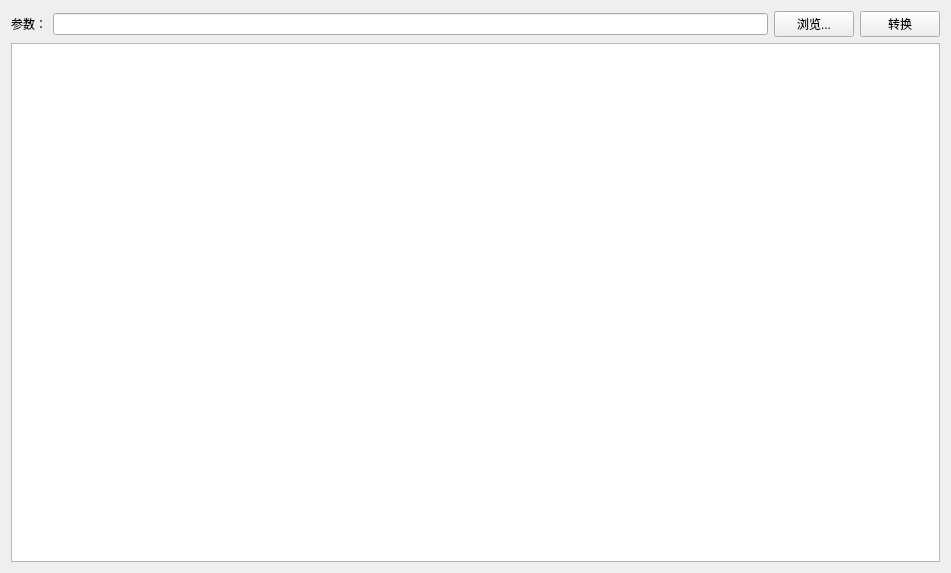
<?xml version="1.0" encoding="UTF-8"?>
<ui version="4.0">
 <class>Widget</class>
 <widget class="QWidget" name="Widget">
  <property name="geometry">
   <rect>
    <x>0</x>
    <y>0</y>
    <width>951</width>
    <height>573</height>
   </rect>
  </property>
  <property name="windowTitle">
   <string>Widget</string>
  </property>
  <layout class="QVBoxLayout" name="verticalLayout">
   <item>
    <layout class="QHBoxLayout" name="horizontalLayout_2">
     <item>
      <widget class="QLabel" name="label_2">
       <property name="text">
        <string>参数：</string>
       </property>
      </widget>
     </item>
     <item>
      <widget class="QLineEdit" name="lineEdit_2"/>
     </item>
     <item>
      <widget class="QPushButton" name="pushButton">
       <property name="text">
        <string>浏览...</string>
       </property>
      </widget>
     </item>
     <item>
      <widget class="QPushButton" name="pushButton_2">
       <property name="text">
        <string>转换</string>
       </property>
      </widget>
     </item>
    </layout>
   </item>
   <item>
    <widget class="QListView" name="listView"/>
   </item>
  </layout>
 </widget>
 <layoutdefault spacing="6" margin="11"/>
 <resources/>
 <connections/>
</ui>
